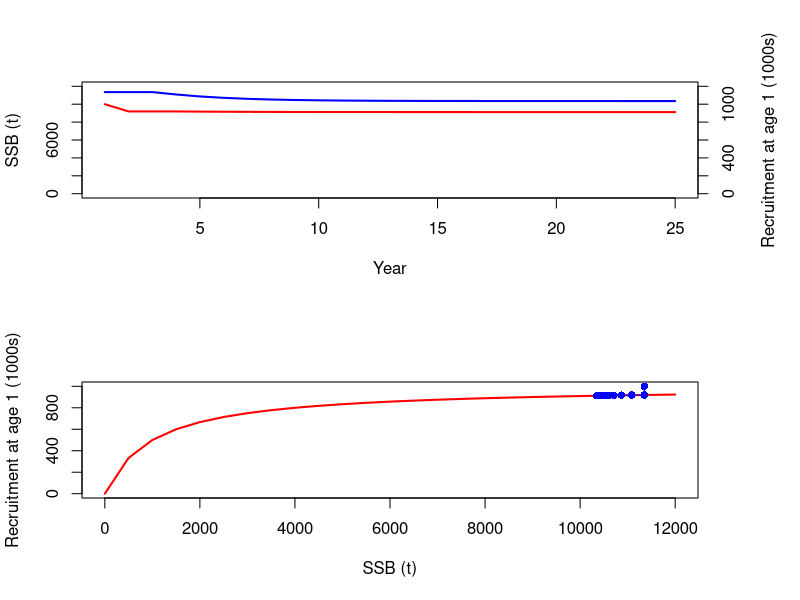
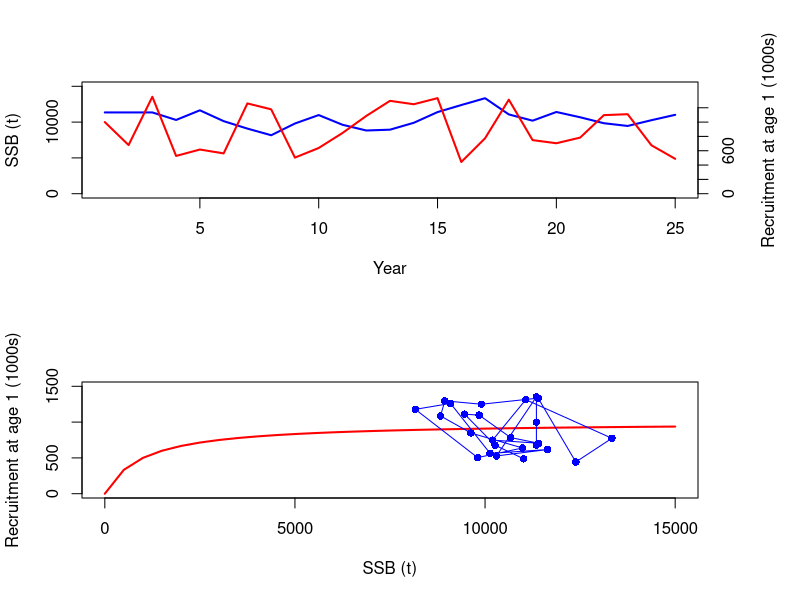

R code for these plots, in order:
################################################################################
## 1  Mortality

Amax <- 15
age <- 1:Amax
Ninit <- 1000
Nvec <- numeric(Amax)
M <- rep(0.2, Amax)
Fmort <- c(0, 0, rep(0.3,Amax-2))

Nvec[1] <- Ninit
for(a in 1:(Amax-1))
  Nvec[a+1] <- Nvec[a] * exp(-M[a]-Fmort[a])

data.frame(age, Nvec, M, Fmort)

################################################################################
## 2  Growth

Winf <- 10
k <- 0.5
t0 <- -0.1
b <- 3

w <- Winf * (1-exp(-k*(age-t0)))^b
B <- Nvec * w

data.frame(age, Nvec, w, B)
sum(B)

################################################################################
## 3  Recruitment

mat <- c(0, 0, rep(1,Amax-2))
SSBvec <- B * mat
sum(SSBvec)

alpha <- 1000
beta <- 1000
Tmax <- 25
year <- 1:Tmax

N <- matrix(nrow=Amax, ncol=Tmax)
SSB <- matrix(nrow=Amax, ncol=Tmax)

N[,1] <- Nvec
SSB[,1] <- N[,1] * mat * w

N[1,2] <- (alpha*sum(SSB[,1])) / (beta+sum(SSB[,1]))
for(a in 1:(Amax-1))
  N[a+1,2] <- N[a,1] * exp(-M[a]-Fmort[a])
SSB[,2] <- N[,2] * mat * w

for(t in 1:(Tmax-1))
{
  N[1,t+1] <- (alpha*sum(SSB[,t])) / (beta+sum(SSB[,t]))
  for(a in 1:(Amax-1))
    N[a+1,t+1] <- N[a,t] * exp(-M[a]-Fmort[a])
  SSB[,t+1] <- N[,t+1] * mat * w
}

round(N)

SR <- data.frame(year, SSB=colSums(SSB), Rec=N[1,])

SSB.curve <- seq(0, 12000, by=500)
Rec.curve <- (alpha*SSB.curve) / (beta+SSB.curve)

par(mfrow=c(2,1), oma=c(0,0,0,3))
plot(year, SR$SSB, ylim=c(0,12000), type="l", lwd=2, col="blue", xlab="Year",
     ylab="SSB (t)")
lines(year, SR$Rec*10, lwd=2, col="red")
axis(4, at=seq(0,12000,by=2000), labels=seq(0,1200,by=200))
mtext("Recruitment at age 1 (1000s)", side=4, line=3)

plot(SSB.curve, Rec.curve, ylim=c(0,1000), type="l", xlab="SSB (t)",
     ylab="Recruitment at age 1 (1000s)", lwd=2, col="red")
points(SR$SSB, SR$Rec, type="o", pch=16, col="blue")

data.frame(SSB.curve, Rec.curve)

################################################################################
## 4  Recruitment variability

v <- 1000

## Year 1
N[,1] <- Nvec
SSB[,1] <- N[,1] * mat * w

## Later years
for(t in 1:(Tmax-1))
{
  N[1,t+1] <- (alpha*sum(SSB[,t])) / (beta+sum(SSB[,t])) + v*runif(1,-0.5,0.5)
  for(a in 1:(Amax-1))
    N[a+1,t+1] <- N[a,t] * exp(-M[a]-Fmort[a])
  SSB[,t+1] <- N[,t+1] * mat * w
}

round(N)

SR <- data.frame(year, SSB=colSums(SSB), Rec=N[1,])

SSB.curve <- seq(0, 15000, by=500)
Rec.curve <- (alpha*SSB.curve) / (beta+SSB.curve)

plot(year, SR$SSB, ylim=c(0,15000), type="l", lwd=2, col="blue", xlab="Year",
     ylab="SSB (t)")
lines(year, SR$Rec*10, lwd=2, col="red")
axis(4, at=seq(0,12000,by=2000), labels=seq(0,1200,by=200))
mtext("Recruitment at age 1 (1000s)", side=4, line=3)

plot(SSB.curve, Rec.curve, xlim=c(0,15000), ylim=c(0,1500), type="l",
     xlab="SSB (t)", ylab="Recruitment at age 1 (1000s)", lwd=2, col="red")
points(SR$SSB, SR$Rec, type="o", pch=16, col="blue")
